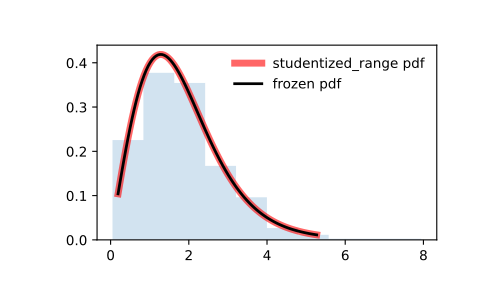

Write the Python code that produced this figure.
from scipy.stats import studentized_range
import matplotlib.pyplot as plt
fig, ax = plt.subplots(1, 1)

# Calculate the first four moments:

k, df = 3, 10
mean, var, skew, kurt = studentized_range.stats(k, df, moments='mvsk')

# Display the probability density function (``pdf``):

x = np.linspace(studentized_range.ppf(0.01, k, df),
                studentized_range.ppf(0.99, k, df), 100)
ax.plot(x, studentized_range.pdf(x, k, df),
        'r-', lw=5, alpha=0.6, label='studentized_range pdf')

# Alternatively, the distribution object can be called (as a function)
# to fix the shape, location and scale parameters. This returns a "frozen"
# RV object holding the given parameters fixed.

# Freeze the distribution and display the frozen ``pdf``:

rv = studentized_range(k, df)
ax.plot(x, rv.pdf(x), 'k-', lw=2, label='frozen pdf')

# Check accuracy of ``cdf`` and ``ppf``:

vals = studentized_range.ppf([0.001, 0.5, 0.999], k, df)
np.allclose([0.001, 0.5, 0.999], studentized_range.cdf(vals, k, df))
# True

# Rather than using (``studentized_range.rvs``) to generate random variates,
# which is very slow for this distribution, we can approximate the inverse
# CDF using an interpolator, and then perform inverse transform sampling
# with this approximate inverse CDF.

# This distribution has an infinite but thin right tail, so we focus our
# attention on the leftmost 99.9 percent.

a, b = studentized_range.ppf([0, .999], k, df)
a, b
# 0, 7.41058083802274

from scipy.interpolate import interp1d
rng = np.random.default_rng()
xs = np.linspace(a, b, 50)
cdf = studentized_range.cdf(xs, k, df)
# # Create an interpolant of the inverse CDF
ppf = interp1d(cdf, xs, fill_value='extrapolate')
# # Perform inverse transform sampling using the interpolant
r = ppf(rng.uniform(size=1000))

# And compare the histogram:

ax.hist(r, density=True, histtype='stepfilled', alpha=0.2)
ax.legend(loc='best', frameon=False)
plt.show()
